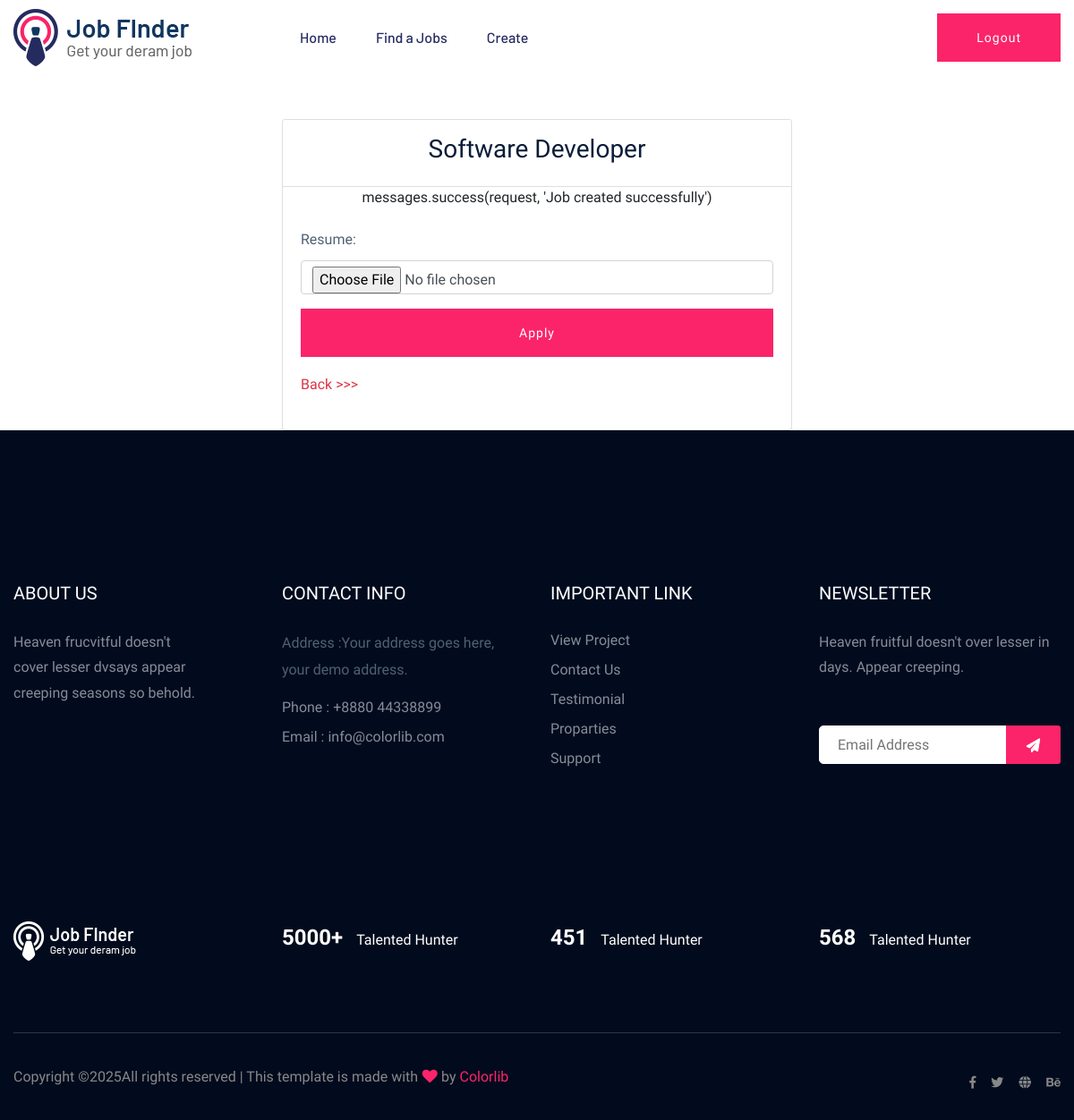
The app's page /jobs/single/1/ (signed in) with its own data.
### employer/models.py (models this page shows, shortened)
class Job(models.Model):
    title = models.CharField(max_length=100)
    description = models.TextField()
    company = models.CharField(max_length=100)
    location = models.CharField(max_length=100)
    posted_date = models.DateField(auto_now_add=True)
    deadline = models.DateField()

### employer/views.py (the view, shortened to what this page needs)
# urls.py: path('single/<int:pk>/', views.JobSingleView.as_view(), name='jobs-single'),
class JobSingleView(View):
    def get(self, request, pk):
        job = get_object_or_404(Job, pk=pk)
        is_registered = Application.objects.filter(user=request.user).exists()
        form = JobApplicationForm()
        context = {'single_job': job, 'form': form, 'is_registered': is_registered}
        return render(request, 'employer/jobs/single.html', context)

### job_seeker/forms.py
class JobApplicationForm(forms.ModelForm):
    class Meta:
        model = Application
        fields = ['resume']
    resume = forms.FileField(widget=forms.FileInput(attrs={'class': 'form-control'}))

### templates/employer/jobs/single.html (shortened to what this page needs)
{% extends 'base.html' %}
{% block content %}
  <div class="container-fluid">
    <div class="row">
      <div class="col-lg-3"></div>
      <div class="col-lg-6">
        <div class="card mt-5">
          <div class="card-header bg-white p-3">
            <h3 class="text-center">{{ single_job.title }}</h3>
          </div>
          <div class="text-center">{{ single_job.description }}</div>
          <div class="card-body">
            <form action="{% url 'employer:jobs-single' single_job.id %}" method="POST">
              {{ form.as_p }}
              {% if is_registered %}
                <div class="form-group mt-3">
                  <button type="submit" class="btn btn-block btn-danger" disabled>Apply</button>
                </div>
              {% else %}
                <div class="form-group mt-3">
                  <button type="submit" class="btn btn-block btn-danger">Apply</button>
                </div>
              {% endif %}
              <p>
                <a href="{% url 'employer:jobs' %}" class="text-danger">Back >>></a>
              </p>
            </form>
          </div>
        </div>
      </div>
      <div class="col-lg-3"></div>
    </div>
  </div>
{% endblock %}

### records on screen
Job: title "Software Developer", description "messages.success(request, 'Job created successfully')"
